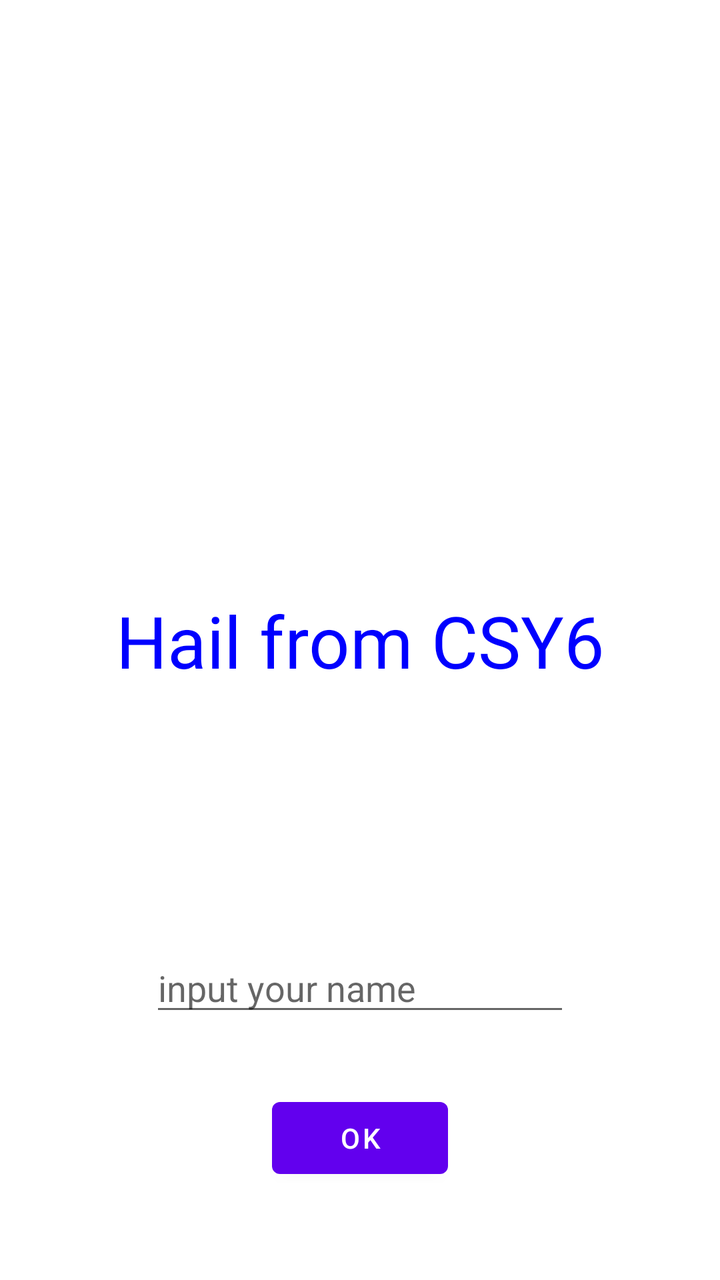
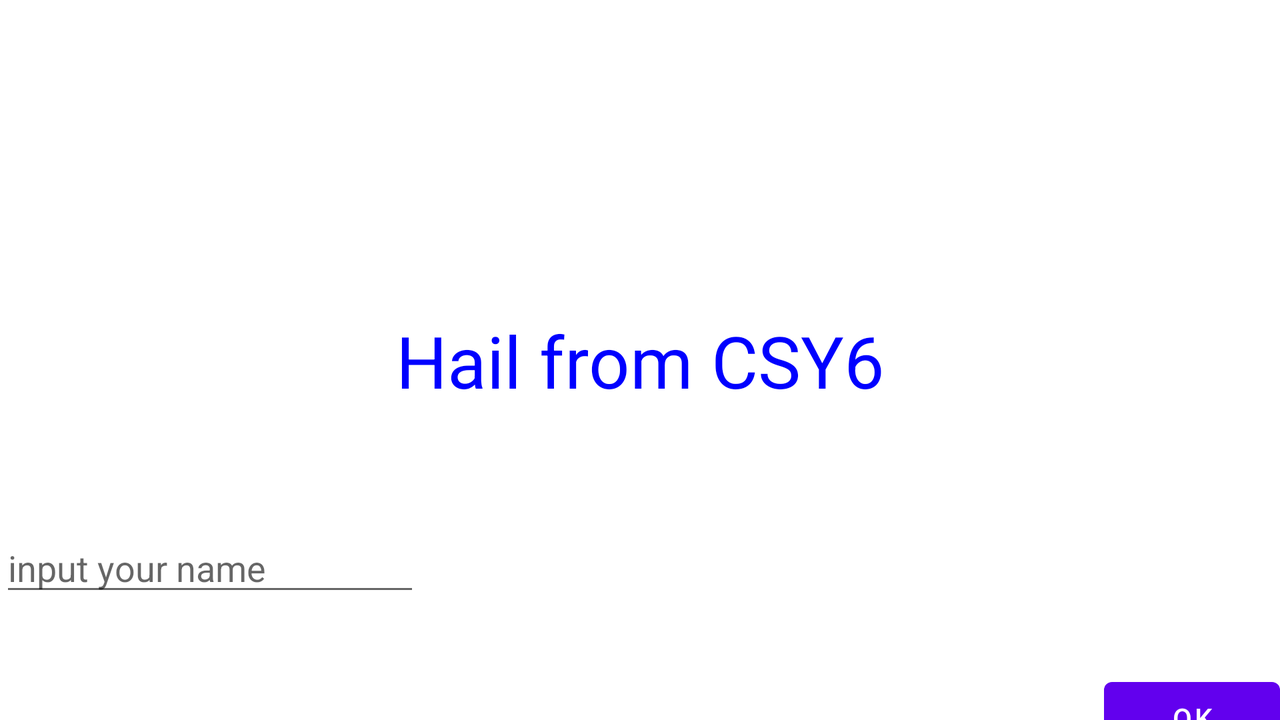

Compare how this app lays out the same screen by default and in its alternative resource folder. The renders come first, then the two layout files and the values they reference.
<!-- AndroidManifest.xml: application theme Theme.Csy6 -->
<!-- res/layout/activity_main.xml -->
<?xml version="1.0" encoding="utf-8"?>
<androidx.constraintlayout.widget.ConstraintLayout xmlns:android="http://schemas.android.com/apk/res/android"
    xmlns:app="http://schemas.android.com/apk/res-auto"
    xmlns:tools="http://schemas.android.com/tools"
    android:layout_width="match_parent"
    android:layout_height="match_parent"
    tools:context=".MainActivity">

    <TextView
        android:id="@+id/textView3333"
        android:layout_width="wrap_content"
        android:layout_height="wrap_content"
        android:text="Hail from CSY6"
        android:textColor="#00f"
        android:textSize="36sp"
        app:layout_constraintBottom_toBottomOf="parent"
        app:layout_constraintLeft_toLeftOf="parent"
        app:layout_constraintRight_toRightOf="parent"
        app:layout_constraintTop_toTopOf="parent" />

    <EditText
        android:id="@+id/ed_username"
        android:layout_width="wrap_content"
        android:layout_height="wrap_content"
        android:ems="10"
        android:hint="@string/input_hint"
        android:inputType="textPersonName"
        app:layout_constraintBottom_toBottomOf="parent"
        app:layout_constraintEnd_toEndOf="parent"
        app:layout_constraintStart_toStartOf="parent"
        app:layout_constraintTop_toBottomOf="@+id/textView3333" />

    <Button
        android:id="@+id/btn_ok"
        android:layout_width="wrap_content"
        android:layout_height="wrap_content"
        android:layout_marginTop="32dp"
        android:text="@android:string/ok"
        app:layout_constraintEnd_toEndOf="@+id/ed_username"
        app:layout_constraintStart_toStartOf="@+id/ed_username"
        app:layout_constraintTop_toBottomOf="@+id/ed_username" />

</androidx.constraintlayout.widget.ConstraintLayout>
<!-- resources referenced by this layout -->
<resources>
  <string name="input_hint">input your name</string>
  <style name="Theme.Csy6" parent="Theme.MaterialComponents.DayNight.DarkActionBar">
          
          <item name="colorPrimary">@color/purple_500</item>
          <item name="colorPrimaryVariant">@color/purple_700</item>
          <item name="colorOnPrimary">@color/white</item>
          
          <item name="colorSecondary">@color/teal_200</item>
          <item name="colorSecondaryVariant">@color/teal_700</item>
          <item name="colorOnSecondary">@color/black</item>
          
          <item name="android:statusBarColor" tools:targetApi="l">?attr/colorPrimaryVariant</item>
          
      </style>
</resources>
<!-- res/layout-land/activity_main.xml (the repository's variant of the layout above) -->
<!-- drawn on the phone turned sideways -->
<?xml version="1.0" encoding="utf-8"?>
<androidx.constraintlayout.widget.ConstraintLayout xmlns:android="http://schemas.android.com/apk/res/android"
    xmlns:app="http://schemas.android.com/apk/res-auto"
    xmlns:tools="http://schemas.android.com/tools"
    android:layout_width="match_parent"
    android:layout_height="match_parent"
    tools:context=".MainActivity">

    <TextView
        android:id="@+id/textView3333"
        android:layout_width="wrap_content"
        android:layout_height="wrap_content"
        android:text="Hail from CSY6"
        android:textColor="#00f"
        android:textSize="36sp"
        app:layout_constraintBottom_toBottomOf="parent"
        app:layout_constraintLeft_toLeftOf="parent"
        app:layout_constraintRight_toRightOf="parent"
        app:layout_constraintTop_toTopOf="parent" />

    <EditText
        android:id="@+id/ed_username"
        android:layout_width="wrap_content"
        android:layout_height="wrap_content"
        android:ems="10"
        android:hint="@string/input_hint"
        android:inputType="textPersonName"
        app:layout_constraintBottom_toBottomOf="parent"
        app:layout_constraintStart_toStartOf="parent"
        app:layout_constraintTop_toBottomOf="@+id/textView3333" />

    <Button
        android:id="@+id/btn_ok"
        android:layout_width="wrap_content"
        android:layout_height="wrap_content"
        android:layout_marginTop="32dp"
        android:text="@android:string/ok"
        app:layout_constraintEnd_toEndOf="parent"
        app:layout_constraintTop_toBottomOf="@+id/ed_username" />

</androidx.constraintlayout.widget.ConstraintLayout>
